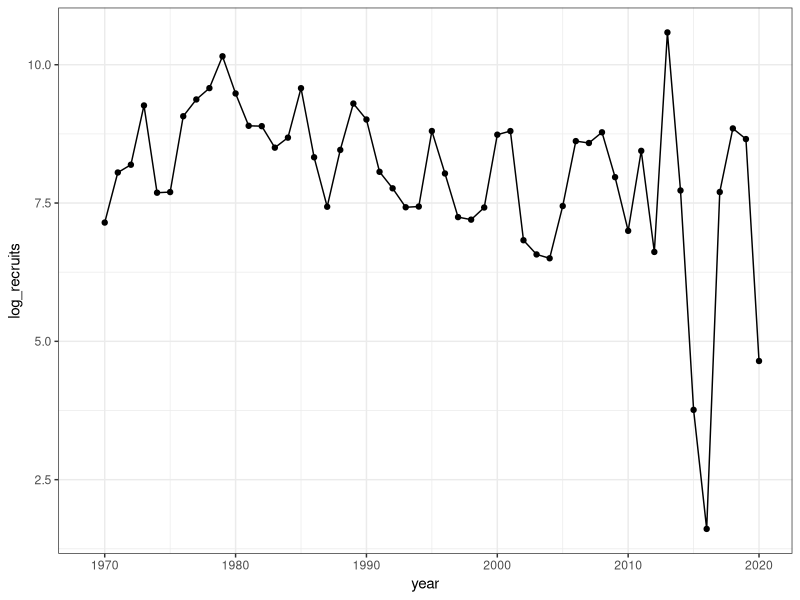
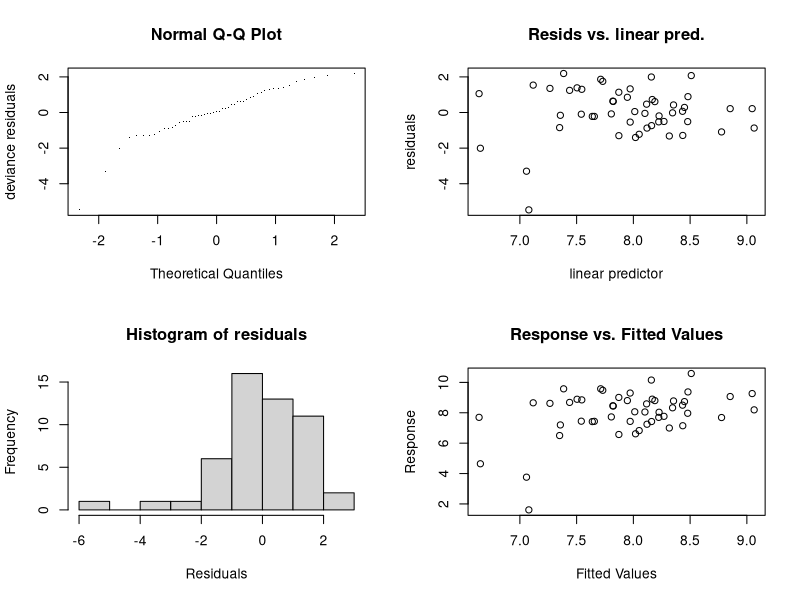
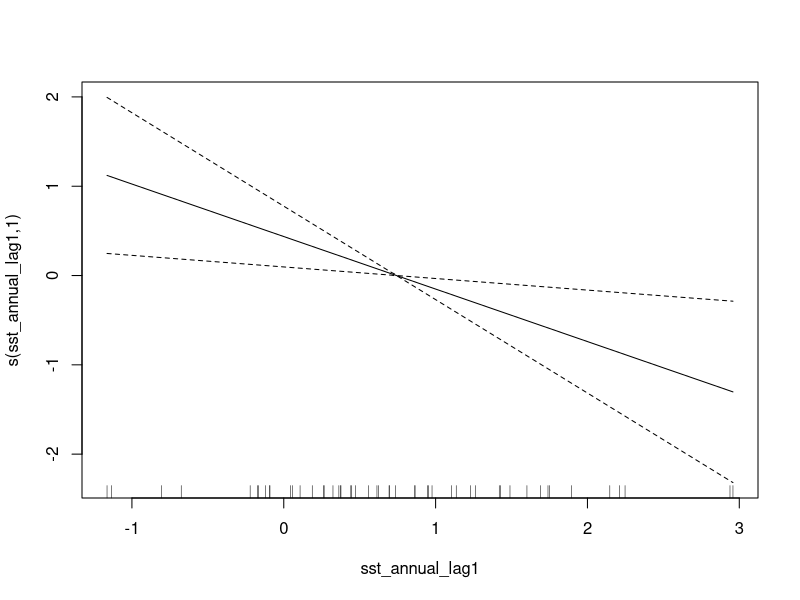
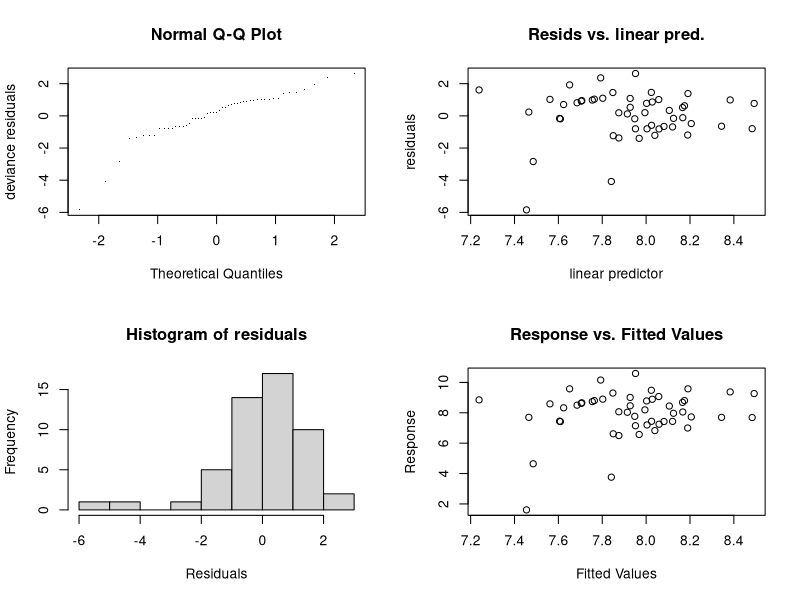
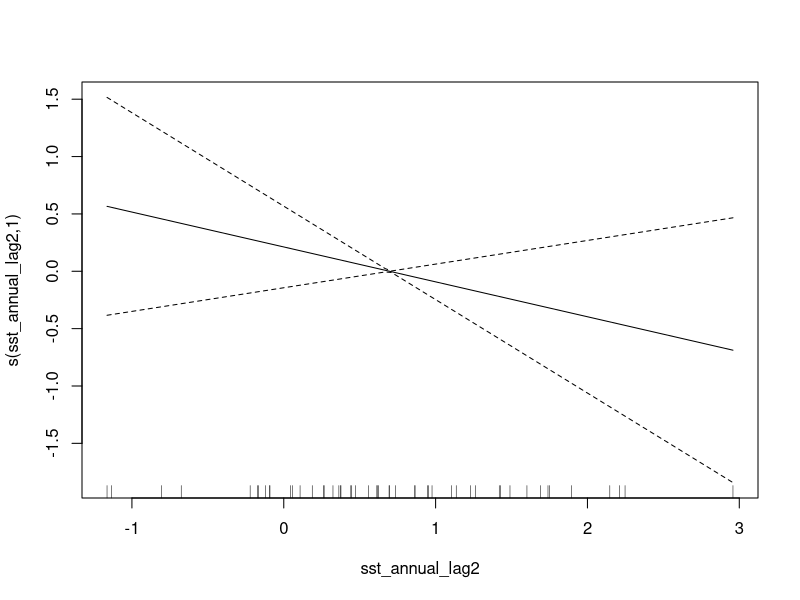
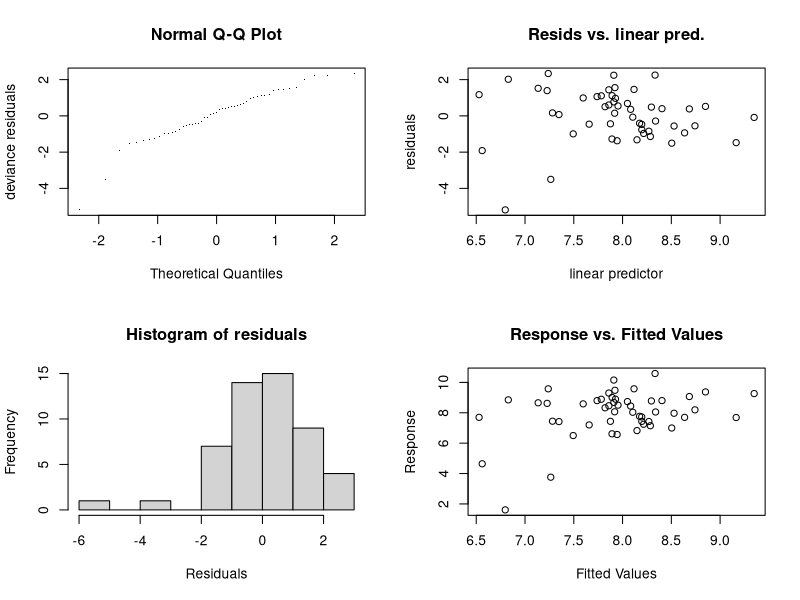
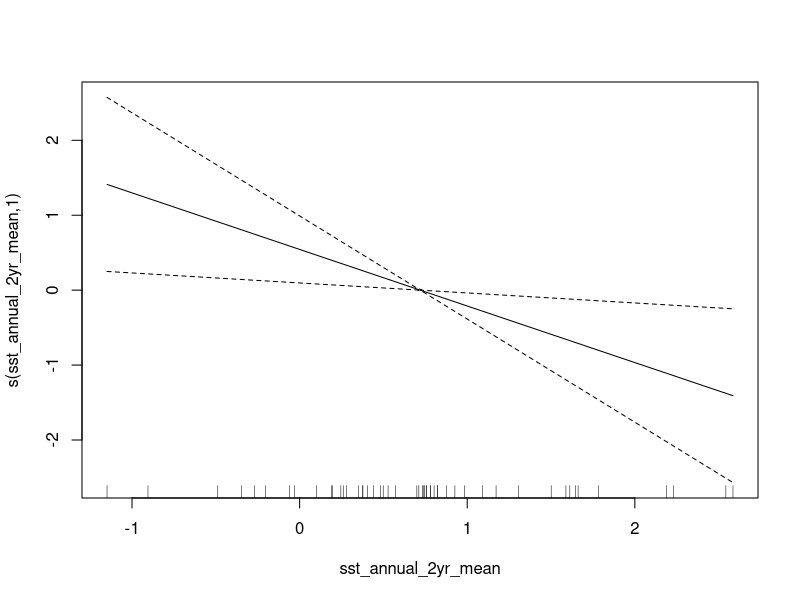
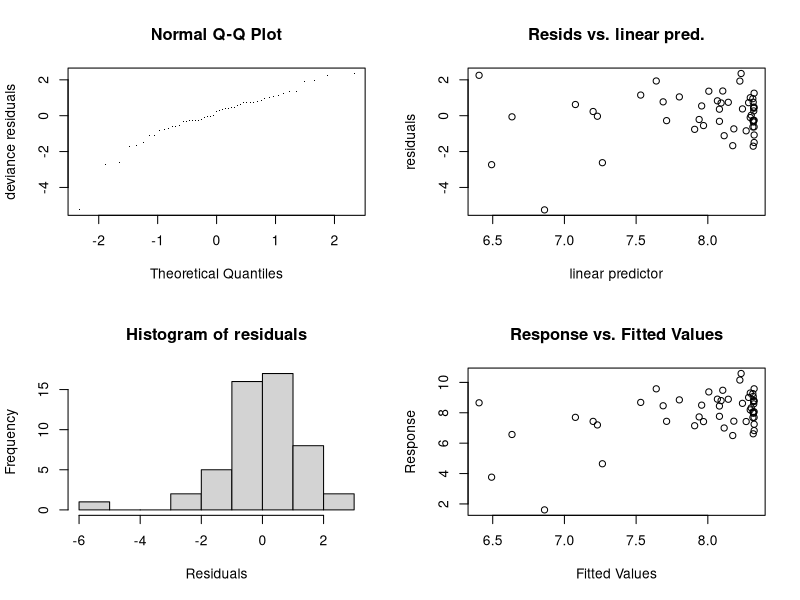

Source code (R) for these figures, in order: (Note: this script raises an error after producing the figures.)
## effect of temperature on recruitment estimates from the stock assessment model

library(tidyverse)
library(mgcv)

theme_set(theme_bw())
cb <- c("#000000", "#E69F00", "#56B4E9", "#009E73", "#F0E442", "#0072B2", "#D55E00", "#CC79A7")


## Read in data 
dat <- read.csv("./data/cod_pollock_assessment_2020_SAFEs.csv",
                row.names = 1)

dat <- dat %>%
  mutate(log_recruits = log(pollR1.2020),
         year = 1969:2020) %>%
  select(year, log_recruits)
  

ggplot(dat, aes(year, log_recruits)) +
  geom_line() +
  geom_point()


# load GOA sst anomalies

d1 <- read.csv("./data/regional_north_pacific_ersst_anomaly_time_series.csv")

d1 <- d1 %>%
  dplyr::filter(region == "Gulf_of_Alaska") %>%
  dplyr::select(year, annual.anomaly.unsmoothed, winter.anomaly.unsmoothed) %>%
  rename(sst_annual = annual.anomaly.unsmoothed,
         sst_winter = winter.anomaly.unsmoothed) %>%
  mutate(sst_annual_lag1 = lag(sst_annual),
         sst_annual_lag2 = lag(sst_annual, n = 2),
         sst_winter_lag1 = lag(sst_winter)) 

d1$sst_annual_2yr_mean = rowMeans(d1[c(4,5)]) # so 2-yr annual mean is year before recruitment and two years before
d1$sst_winter_2yr_mean = rowMeans(d1[c(3,6)]) # 2-yr winter mean is winter of recruitment year and winter before


# and join
dat <- left_join(dat, d1) 

# now model
mod1 <- gamm(log_recruits ~  s(sst_annual_lag1,  k=5),
             correlation = corAR1(), data=dat)

gam.check(mod1$gam)
plot(mod1$gam)
summary(mod1$gam)
anova(mod1$gam)

mod2 <- gamm(log_recruits ~  s(sst_annual_lag2,  k=5),
             correlation = corAR1(), data=dat)

gam.check(mod2$gam)
plot(mod2$gam)
summary(mod2$gam)
anova(mod2$gam)

mod3 <- gamm(log_recruits ~  s(sst_annual_2yr_mean,  k=5),
             correlation = corAR1(), data=dat)

gam.check(mod3$gam)
plot(mod3$gam)
summary(mod3$gam)
anova(mod3$gam)


mod4 <- gamm(log_recruits ~  s(sst_winter,  k=5),
             correlation = corAR1(), data=dat)

gam.check(mod4$gam)
plot(mod4$gam)
summary(mod4$gam)
anova(mod4$gam)


mod5 <- gamm(log_recruits ~  s(sst_winter_lag1,  k=5),
             correlation = corAR1(), data=dat)

gam.check(mod5$gam)
plot(mod5$gam)
summary(mod5$gam)
anova(mod5$gam)


mod6 <- gamm(log_recruits ~  s(sst_winter_2yr_mean,  k=5),
             correlation = corAR1(), data=dat)

gam.check(mod6$gam)
plot(mod6$gam)
summary(mod6$gam)
anova(mod6$gam)

AIC <- AIC (mod1, mod2, mod3, mod4, mod5, mod6)
AIC


AIC_table <- data.frame(response = "log_age1_recruits",
                        model = c("s(sst_annual_lag1,  k=5), correlation = corAR1()",
                                  "s(sst_annual_lag2,  k=5), correlation = corAR1()",
                                  "s(sst_annual_2yr_mean,  k=5), correlation = corAR1())",
                                  "s(sst_winter_lag0,  k=5), correlation = corAR1()",
                                  "s(sst_winter_lag1,  k=5), correlation = corAR1()",
                                  "s(sst_winter_2yr_mean,  k=5), correlation = corAR1()"),
                        AIC = AIC$AIC,
                        delta_AIC = (AIC$AIC - min(AIC$AIC)))

AIC_table <- AIC_table %>%
  arrange(delta_AIC)

# save
write.csv(AIC_table, "./output/recruitment_AIC_table.csv", row.names = F)

# predict and plot

new_dat <- data.frame(sst_winter_2yr_mean = seq(min(dat$sst_winter_2yr_mean), max(dat$sst_winter_2yr_mean), length.out = 100)) 

pred <- predict(mod6$gam, newdata = new_dat, se.fit = T)

plot <- data.frame(sst_winter_2yr_mean = new_dat$sst_winter_2yr_mean,
                   estimate = pred$fit, 
                   LCI = pred$fit - 1.96*pred$se.fit,
                   UCI = pred$fit + 1.96*pred$se.fit)


ggplot(plot) +
  aes(x = sst_winter_2yr_mean, y = estimate) +
  geom_point(data = dat, aes(x = sst_winter_2yr_mean, y = log_recruits), size = 2.5) +
  geom_ribbon(aes(ymin = LCI, ymax = UCI), alpha = 0.2, lty = 0) +
  geom_line(size = 1, color = cb[7]) +
  labs(x = "Two year running mean winter SST anomaly", y = "Log age1 recruits") 

ggsave("./figs/log_recruits_goa_SST_anomaly.png", width = 6, height = 4, units = 'in')

# refit best model to scaled data

dat_scaled <- dat %>%
  mutate(scaled_recruitment = scale(log_recruits))

mod7 <- gamm(scaled_recruitment ~  s(sst_winter_2yr_mean,  k=5),
             correlation = corAR1(), data=dat_scaled)

pred <- predict(mod7$gam, newdata = new_dat, se.fit = T)

plot <- data.frame(sst_winter_2yr_mean = new_dat$sst_winter_2yr_mean,
                   estimate = pred$fit, 
                   LCI = pred$fit - 1.96*pred$se.fit,
                   UCI = pred$fit + 1.96*pred$se.fit)


ggplot(plot) +
  aes(x = sst_winter_2yr_mean, y = estimate) +
  geom_ribbon(aes(ymin = LCI, ymax = UCI), alpha = 0.2, lty = 0) +
  geom_line(size = 1, color = cb[7]) +
  labs(x = "Three year running mean SST anomaly", y = "Scaled log recruitment") 

